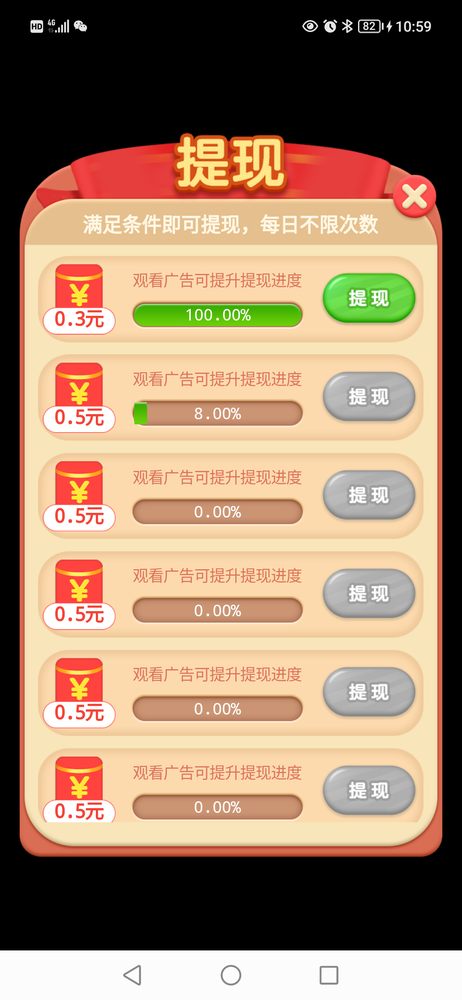
#> input picture screencap.png, 462 x 1000 px, shrunk from 1080 x 2340 before the run
$ python main8.py
#> lines starting #> are read from the running program, lines starting #| are printed output that depends on the picture; after the words box and inside, x2 and y2 are one past the last pixel; in counts of white or black regions, pixels touching at a corner belong together; pictures that were not available may be replaced by others from this repository, and a replacement may not be noted
### utils.py
# 一些cv2 实用技术!!!!!!!!!!
#1.https://mp.weixin.qq.com/s?__biz=MzU4OTYzNjE2OQ==&mid=2247485356&idx=1&sn=38d72793bf6b88499665a9a41d348472&chksm=fdcb308acabcb99c528b677d811cf98f9a3ae467529be84054da9a121408c1b23e1b7dd4caeb&scene=21#wechat_redirect


#========1.模板匹配

#最快速的匹配.

#函数传入2个图片,返回all中匹配little的结果矩阵.
def pipei(all,little,threshold):
#> called with all = 'screencap.png', little = 'shibie.png', threshold = 0.8
    import cv2
    import numpy as np
    from matplotlib import pyplot as plt

    img = cv2.imread(all, 0)
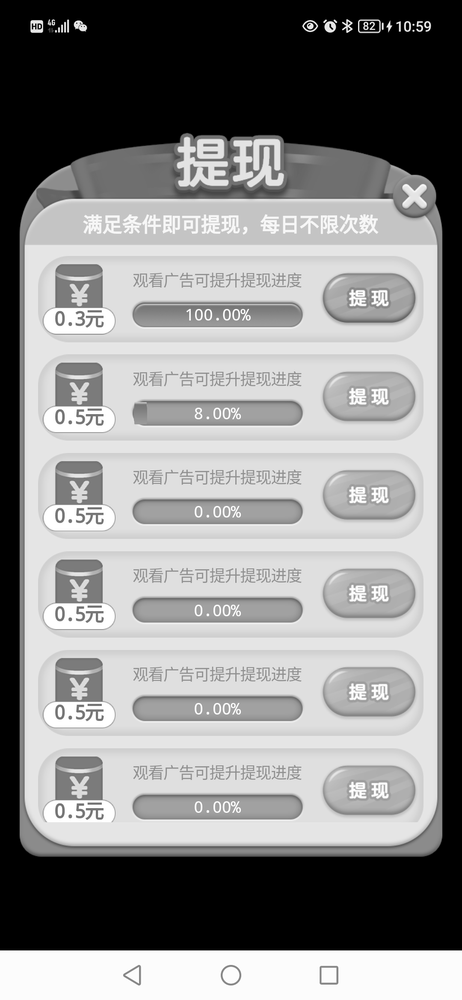
#> img: shape (1000, 462); min 0, max 255, mean 139.1
    img2 = img.copy()
    template = cv2.imread(little, 0)
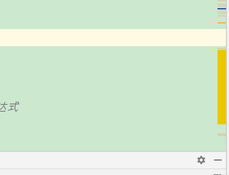
#> input picture 2.png, 229 x 175 px, shrunk from 536 x 409 before the run, given in place of shibie.png, which was not available
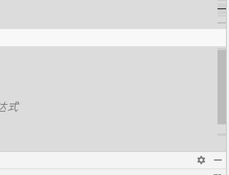
#> template: shape (175, 229); min 77, max 255, mean 224.9

    # img=img.astype('float32')
    # template=template.astype('float32')
    w, h = template.shape[::-1]
#> w = 229; h = 175
    # All the 6 methods for comparison in a list
    methods = ['cv2.TM_CCOEFF_NORMED']
    for meth in methods:
        img = img2.copy()
        # eval 语句用来计算存储在字符串中的有效 Python 表达式
        method = eval(meth)
        # 模板匹配
        res = cv2.matchTemplate(img, template, method)

        # [16 lines of commented-out code are left out]
        min_val, max_val, min_loc, max_loc = cv2.minMaxLoc(res)
        # min_val=abs(min_val/(w*h))
        if max_val>=threshold:
            top_left = max_loc
            bottom_right = (top_left[0] + w, top_left[1] + h)
            # print("匹配成功,匹配值是",max_val,top_left + bottom_right)
            if 0:#这块debug用,正是时候关闭即可.
                cv2.rectangle(img2, top_left, bottom_right, (0, 255, 255), 2)
                cv2.imwrite('fordebug.png', img2)
            return top_left + bottom_right
        else:
            # print("匹配失败,匹配值是",max_val)
            return None
#> this loop made 1 pass
#> (min_val, max_val, min_loc, max_loc) on pass 1: (-0.444, 0.619, (121, 153), (135, 798))
#> pass 1, in pipei, `res = cv2.matchTemplate(img, template, method)`:
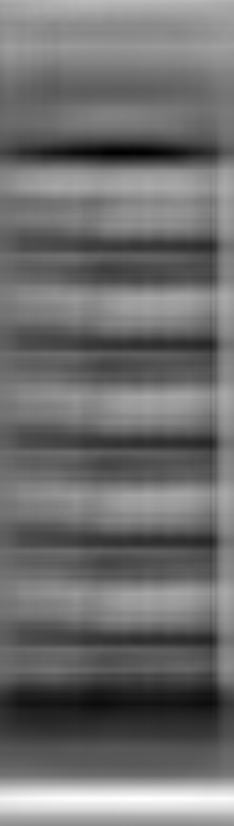
#> res: shape (826, 234) float32; min -0.444, max 0.619, mean 0.0176; drawn with min black and max white


#==============明显的可以避免了背景色的干扰!!!!!!!!!!!!!!!!
#函数传入2个图片,返回all中匹配little的结果矩阵.
def pipei_after_erzhihua(all,little,threshold):
#> called with all = 'screencap.png', little = 'shibie.png', threshold = 0.8
    import cv2
    import numpy as np
    from matplotlib import pyplot as plt

    img = cv2.imread(all, 0)
    img2 = img.copy()
    img2=cv2.threshold(img2, 200, 255, cv2.THRESH_BINARY )[1]# 200 ,255表示大于200的都变成255. 小于200的都变成黑色也就是0.
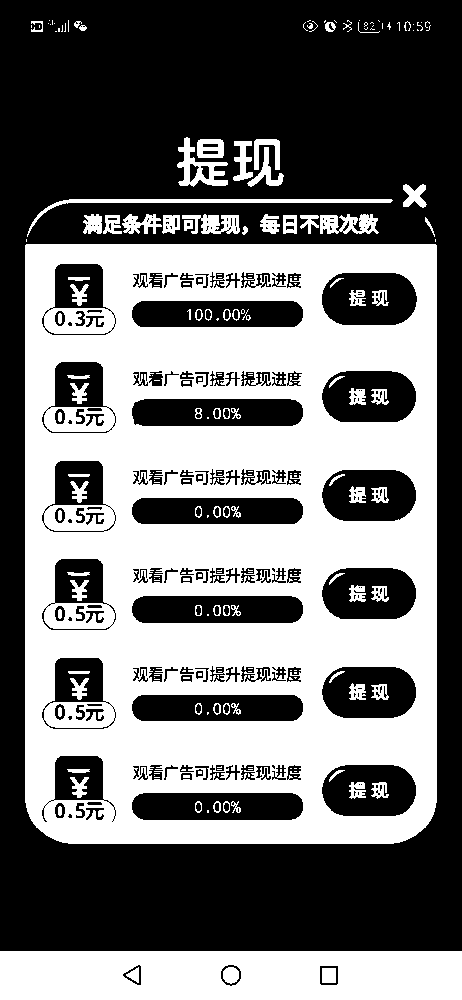
#> img2: shape (1000, 462); 45.1% white; 246 white regions (149 under 20 px), largest, box (x1, y1, x2, y2) and area: (25, 244, 437, 844) 171434, (0, 951, 462, 1000) 21741, (27, 199, 393, 237) 1471
    template = cv2.imread(little, 0)
    template=cv2.threshold(template, 200, 255, cv2.THRESH_BINARY )[1]
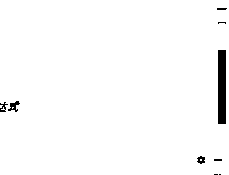
#> template: shape (175, 229); 98% white; 9 black regions (5 under 20 px), largest, box (x1, y1, x2, y2) and area: (218, 50, 226, 124) 592, (8, 101, 20, 112) 63, (197, 156, 205, 164) 43, (0, 102, 8, 112) 38
    # [7 lines of commented-out code are left out]
    w, h = template.shape[::-1]
#> w = 229; h = 175
    # All the 6 methods for comparison in a list
    methods = ['cv2.TM_CCOEFF_NORMED']
    for meth in methods:
        img = img2.copy()
        # eval 语句用来计算存储在字符串中的有效 Python 表达式
        method = eval(meth)
        # 模板匹配
        res = cv2.matchTemplate(img, template, method)

        # [16 lines of commented-out code are left out]
        min_val, max_val, min_loc, max_loc = cv2.minMaxLoc(res)
        # min_val=abs(min_val/(w*h))
        if max_val>=threshold:
            top_left = max_loc
            bottom_right = (top_left[0] + w, top_left[1] + h)
            # print("匹配成功,匹配值是",max_val,top_left + bottom_right)
            if 1:#这块debug用,正是时候关闭即可.
                cv2.rectangle(img2, top_left, bottom_right, (0, 255, 255), 2)
                cv2.imwrite('fordebug.png', img2)
            return top_left + bottom_right
        else:
            # print("匹配失败,匹配值是",max_val)
            return None
#> this loop made 1 pass
#> (min_val, max_val, min_loc, max_loc) on pass 1: (-0.119, 0.187, (20, 57), (221, 512))
#> pass 1, in pipei_after_erzhihua, `res = cv2.matchTemplate(img, template, method)`:
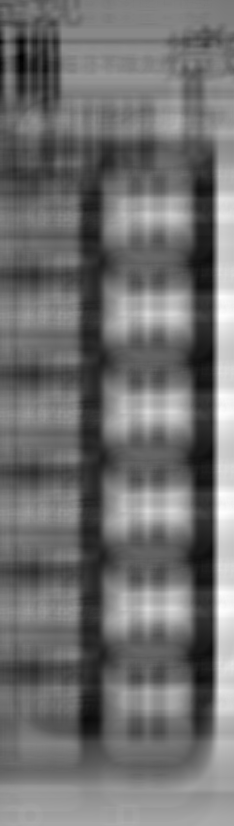
#> res: shape (826, 234) float32; min -0.119, max 0.187, mean 0.0142; drawn with min black and max white


if 0:
    import cv2
    import numpy as np
    from matplotlib import pyplot as plt

    img = cv2.imread('image.jpg', 0)
    img2 = img.copy()
    template = cv2.imread('image_head.png', 0)
    w, h = template.shape[::-1]
    # All the 6 methods for comparison in a list
    methods = ['cv2.TM_CCOEFF', 'cv2.TM_CCOEFF_NORMED', 'cv2.TM_CCORR',
               'cv2.TM_CCORR_NORMED', 'cv2.TM_SQDIFF', 'cv2.TM_SQDIFF_NORMED']
    for meth in methods:
        img = img2.copy()
        # eval 语句用来计算存储在字符串中的有效 Python 表达式
        method = eval(meth)
        # 模板匹配
        res = cv2.matchTemplate(img, template, method)
        # 寻找最值
        min_val, max_val, min_loc, max_loc = cv2.minMaxLoc(res)
        # 使用不同的比较方法，对结果的解释不同

        if method in [cv2.TM_SQDIFF, cv2.TM_SQDIFF_NORMED]:
            top_left = min_loc
        else:
            top_left = max_loc
        bottom_right = (top_left[0] + w, top_left[1] + h)
        cv2.rectangle(img, top_left, bottom_right, 255, 2)
        plt.subplot(121), plt.imshow(res, cmap='gray')
        plt.title('Matching Result'), plt.xticks([]), plt.yticks([])
        plt.subplot(122), plt.imshow(img, cmap='gray')
        plt.title('Detected Point'), plt.xticks([]), plt.yticks([])
        plt.suptitle(meth)
        plt.show()


#边缘检测的代码
if 0:
    import cv2
    import numpy as np

    # 读取原图像
    img = cv2.imread('1.png', 0)

    # 显示原图像
    cv2.namedWindow('img', 0)
    cv2.resizeWindow('img', 400, 600)
    cv2.imshow('img', img)

    # 高斯模糊
    img_rgb = cv2.GaussianBlur(img, (5, 5), 0)
    canny_img = cv2.Canny(img_rgb, 1, 10)

    # 显示边缘检测图像
    cv2.namedWindow('canny', 0)
    cv2.resizeWindow('canny', 400, 600)
    cv2.imshow('canny', canny_img)
    cv2.waitKey()

    # 输出边缘检测图像的高和宽
    H, W = canny_img.shape
    print(H, W)


if 0:
    #test
    import cv2
    import numpy as np
    from matplotlib import pyplot as plt

    img = np.array([[1,2,3,4],[1,2,3,4]])
    img=cv2.imwrite('tmp.png',img)
    img=cv2.imread('tmp.png')
    img2 = img.copy()
    template = np.array([[2,3],[2,3]])
    w, h = template.shape[::-1]
    # All the 6 methods for comparison in a list
    methods = ['cv2.TM_SQDIFF']
    for meth in methods:
        img = img2.copy()
        # eval 语句用来计算存储在字符串中的有效 Python 表达式
        method = eval(meth)
        # 模板匹配
        res = cv2.matchTemplate(img, template, method)
        # http://www.opencv.org.cn/opencvdoc/2.3.2/html/modules/imgproc/doc/object_detection.html?highlight=template#cv2.matchTemplate  对应的官方文档.
        min_val, max_val, min_loc, max_loc = cv2.minMaxLoc(res)
        min_val = abs(min_val / (w * h))
        if min_val <= threshold:
            top_left = max_loc
            bottom_right = (top_left[0] + w, top_left[1] + h)
            print("匹配成功,匹配值是", min_val, top_left + bottom_right)

        else:
            print("匹配失败,匹配值是", min_val)
            None

### main8.py
# 动物狂欢乐园         做这个游戏的自动玩ai
# 继续优化这个程序,    做一个重置.玩多少次就重置游戏,防止游戏自己bug死.


import time
#=换个游戏.这个叫.yeyedexiaonongyuan.#还是这个游戏,这次我们换一个玩法. main2的玩法每天有次数限制.
# 下面这个玩法,点击小狗上面的红包.然后看完视频,点开心收下. 这回红包的触发难度很大, 是一个动图.

#=========解释一下为什么不 写一个点击跳过的.因为有一些广告特别坑,虽然写一个跳过,但是你一点他就开始说跳过就没法拿红包了.骗人的跳过.所以最稳的方法还是等他一直走完.
import time
# time.sleep(50*60)

timeUsing_per_action=30
sleeptime=1
import time
while 1:
    #项目说明:
    # 使用的手机是荣耀v40.
    #
    import os
    import utils
    # aaa=utils.pipei('1.png','2.png',1)#第三个是阈值,大于这个阈值的话表示搜索失败,不存在template图片.
    # print(aaa) # 返回的坐标表示的是图片的匹配之后的 xmin, ymin, xmax, ymax坐标框.


    # 图片中是否出现一些小图片, 用的变参
    # [16 lines left out: function whether_exist, not called in this run]


    # 死循环,在mainpng里面匹配littlepngs,直到匹配成功.匹配陈宫后点击他
    # litttlepngs是一个数组里面有很多个小图.
    def  while_pipeiall_and_click(littlepngs,xishu=0.8,sleeptime=1,):
        import time
        if type(littlepngs)!=tuple and  type(littlepngs)!=list:
            tmp=[]
            tmp.append(littlepngs)
            littlepngs=tmp
        flag = 1
        start=time.time()
        while flag:
            os.system('adb shell /system/bin/screencap -p /sdcard/screencap.png')

            os.system('adb pull /sdcard/screencap.png screencap.png')  # 这时手机的屏幕就保存到了项
            tmp=[]
            for kkk in littlepngs:
                tmp.append(utils.pipei('screencap.png', kkk, 0.8))
                tmp.append(utils.pipei_after_erzhihua('screencap.png', kkk, 0.8))


            # [5 lines of commented-out code are left out]
            for i in tmp:
                    # 找到第一个不是None的,作为我们输出坐标
                    print("点击内容tmp",tmp)
                    if i != None:
                        point = (i[0] + i[2]) / 2, (i[1] + i[3]) / 2
                        import time
                        time.sleep(2)# 点击太快会bug
                        a = os.system(
                                'adb shell input tap ' + str(int(point[0])) + ' ' + str(int(point[1])))  # 点击指令
                        flag = 0
                        break
            import time
            end=time.time()
            if end-start>timeUsing_per_action:
                break
            time.sleep(sleeptime)
#关闭随时搞心态的那些弹窗广告
    # [28 lines left out: function click_close_button, not called in this run]


#===========上来先答题:
    while_pipeiall_and_click(['shibie.png'])
    click_close_button()
    while_pipeiall_and_click(['shibie2.png'])
